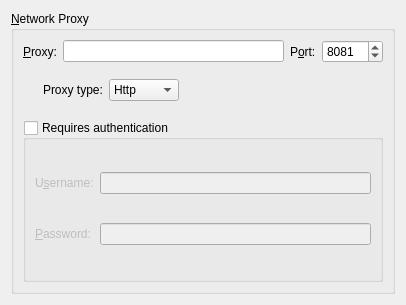
<?xml version="1.0" encoding="UTF-8"?>
<ui version="4.0">
 <class>ProxySettingsWidget</class>
 <widget class="QWidget" name="ProxySettingsWidget">
  <property name="geometry">
   <rect>
    <x>0</x>
    <y>0</y>
    <width>406</width>
    <height>305</height>
   </rect>
  </property>
  <layout class="QVBoxLayout" name="verticalLayout_2">
   <item>
    <widget class="QGroupBox" name="groupBox_proxy">
     <property name="toolTip">
      <string>&lt;html&gt;&lt;head&gt;&lt;meta name=&quot;qrichtext&quot; content=&quot;1&quot; /&gt;&lt;style type=&quot;text/css&quot;&gt;
p, li { white-space: pre-wrap; }
&lt;/style&gt;&lt;/head&gt;&lt;body style=&quot; font-family:'Sans Serif'; font-size:9pt; font-weight:400; font-style:normal;&quot;&gt;
&lt;p style=&quot; margin-top:0px; margin-bottom:0px; margin-left:0px; margin-right:0px; -qt-block-indent:0; text-indent:0px;&quot;&gt;Proxy settings for your local intranet. Please leave empty if there is no proxy.&lt;/p&gt;&lt;/body&gt;&lt;/html&gt;</string>
     </property>
     <property name="title">
      <string>&amp;Network Proxy</string>
     </property>
     <layout class="QVBoxLayout" name="verticalLayout">
      <item>
       <layout class="QHBoxLayout" name="horizontalLayout">
        <item>
         <widget class="QLabel" name="label_proxyUrl">
          <property name="text">
           <string>&amp;Proxy:</string>
          </property>
          <property name="buddy">
           <cstring>kcfg_proxyUrl</cstring>
          </property>
         </widget>
        </item>
        <item>
         <widget class="QLineEdit" name="kcfg_proxyUrl">
          <property name="text">
           <string/>
          </property>
         </widget>
        </item>
        <item>
         <widget class="QLabel" name="label_proxyPort">
          <property name="text">
           <string>P&amp;ort:</string>
          </property>
          <property name="buddy">
           <cstring>kcfg_proxyPort</cstring>
          </property>
         </widget>
        </item>
        <item>
         <widget class="QSpinBox" name="kcfg_proxyPort">
          <property name="maximum">
           <number>65535</number>
          </property>
          <property name="value">
           <number>8081</number>
          </property>
         </widget>
        </item>
       </layout>
      </item>
      <item>
       <spacer name="verticalSpacer_2">
        <property name="orientation">
         <enum>Qt::Vertical</enum>
        </property>
        <property name="sizeType">
         <enum>QSizePolicy::Fixed</enum>
        </property>
        <property name="sizeHint" stdset="0">
         <size>
          <width>20</width>
          <height>10</height>
         </size>
        </property>
       </spacer>
      </item>
      <item>
       <layout class="QHBoxLayout" name="horizontalLayout_2">
        <item>
         <spacer name="horizontalSpacer_4">
          <property name="orientation">
           <enum>Qt::Horizontal</enum>
          </property>
          <property name="sizeType">
           <enum>QSizePolicy::Fixed</enum>
          </property>
          <property name="sizeHint" stdset="0">
           <size>
            <width>20</width>
            <height>20</height>
           </size>
          </property>
         </spacer>
        </item>
        <item>
         <widget class="QLabel" name="label_proxyType">
          <property name="text">
           <string>Proxy type:</string>
          </property>
         </widget>
        </item>
        <item>
         <widget class="QComboBox" name="kcfg_proxyType">
          <item>
           <property name="text">
            <string>Http</string>
           </property>
          </item>
          <item>
           <property name="text">
            <string>Socks5</string>
           </property>
          </item>
         </widget>
        </item>
        <item>
         <spacer name="horizontalSpacer">
          <property name="orientation">
           <enum>Qt::Horizontal</enum>
          </property>
          <property name="sizeHint" stdset="0">
           <size>
            <width>40</width>
            <height>20</height>
           </size>
          </property>
         </spacer>
        </item>
       </layout>
      </item>
      <item>
       <spacer name="verticalSpacer_3">
        <property name="orientation">
         <enum>Qt::Vertical</enum>
        </property>
        <property name="sizeType">
         <enum>QSizePolicy::Fixed</enum>
        </property>
        <property name="sizeHint" stdset="0">
         <size>
          <width>20</width>
          <height>13</height>
         </size>
        </property>
       </spacer>
      </item>
      <item>
       <widget class="QGroupBox" name="kcfg_proxyAuth">
        <property name="title">
         <string>Requires authentication</string>
        </property>
        <property name="flat">
         <bool>true</bool>
        </property>
        <property name="checkable">
         <bool>true</bool>
        </property>
        <property name="checked">
         <bool>false</bool>
        </property>
        <property name="text" stdset="0">
         <string>Requires authentication</string>
        </property>
        <layout class="QGridLayout" name="gridLayout1">
         <item row="0" column="0">
          <widget class="QLabel" name="label_username">
           <property name="text">
            <string>U&amp;sername:</string>
           </property>
           <property name="buddy">
            <cstring>kcfg_proxyUser</cstring>
           </property>
          </widget>
         </item>
         <item row="1" column="0">
          <widget class="QLabel" name="label_password">
           <property name="text">
            <string>&amp;Password:</string>
           </property>
           <property name="buddy">
            <cstring>kcfg_proxyPass</cstring>
           </property>
          </widget>
         </item>
         <item row="1" column="1">
          <widget class="QLineEdit" name="kcfg_proxyPass">
           <property name="enabled">
            <bool>false</bool>
           </property>
           <property name="echoMode">
            <enum>QLineEdit::Password</enum>
           </property>
          </widget>
         </item>
         <item row="0" column="1">
          <widget class="QLineEdit" name="kcfg_proxyUser">
           <property name="enabled">
            <bool>false</bool>
           </property>
          </widget>
         </item>
        </layout>
       </widget>
      </item>
     </layout>
    </widget>
   </item>
  </layout>
 </widget>
 <resources/>
 <connections/>
</ui>
